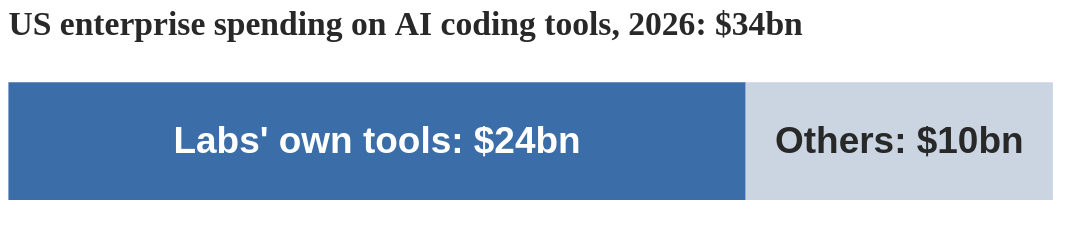

Here is the Vega-Lite specification saved for this chart:
### Vega-Lite specification from a JSON file in a GitHub repository (floating-point values rounded to 4 significant figures)
{"$schema": "https://vega.github.io/schema/vega-lite/v5.json", "width": 640, "height": 110, "data": {"values": [{"y": "2026", "lab": "Labs", "v": 24, "c": "#3b6ea8", "o": 0, "t": "Labs' own tools: $24bn"}, {"y": "2026", "lab": "Others", "v": 10, "c": "#cbd5e1", "o": 1, "t": "Others: $10bn"}]}, "layer": [{"mark": {"type": "bar", "height": 70}, "encoding": {"y": {"field": "y", "type": "ordinal", "axis": null}, "x": {"field": "v", "type": "quantitative", "stack": "zero", "axis": null}, "order": {"field": "o"}, "color": {"field": "c", "type": "nominal", "scale": null}}}, {"transform": [], "mark": {"type": "text", "fontSize": 22, "fontWeight": "bold", "dx": 0}, "encoding": {"y": {"field": "y", "type": "ordinal"}, "x": {"field": "v", "type": "quantitative", "stack": "zero", "bandPosition": 0.5}, "order": {"field": "o"}, "text": {"field": "t"}, "color": {"condition": {"test": "datum.lab=='Others'", "value": "#282828"}, "value": "#ffffff"}}}], "config": {"font": "Tahoma, Verdana, sans-serif", "axis": {"labelFontSize": 24, "titleFontSize": 22, "labelColor": "#282828", "titleColor": "#282828"}, "view": {"stroke": null}}, "title": {"text": "US enterprise spending on AI coding tools, 2026: $34bn", "fontSize": 20, "color": "#282828", "anchor": "start", "font": "Tahoma"}}
